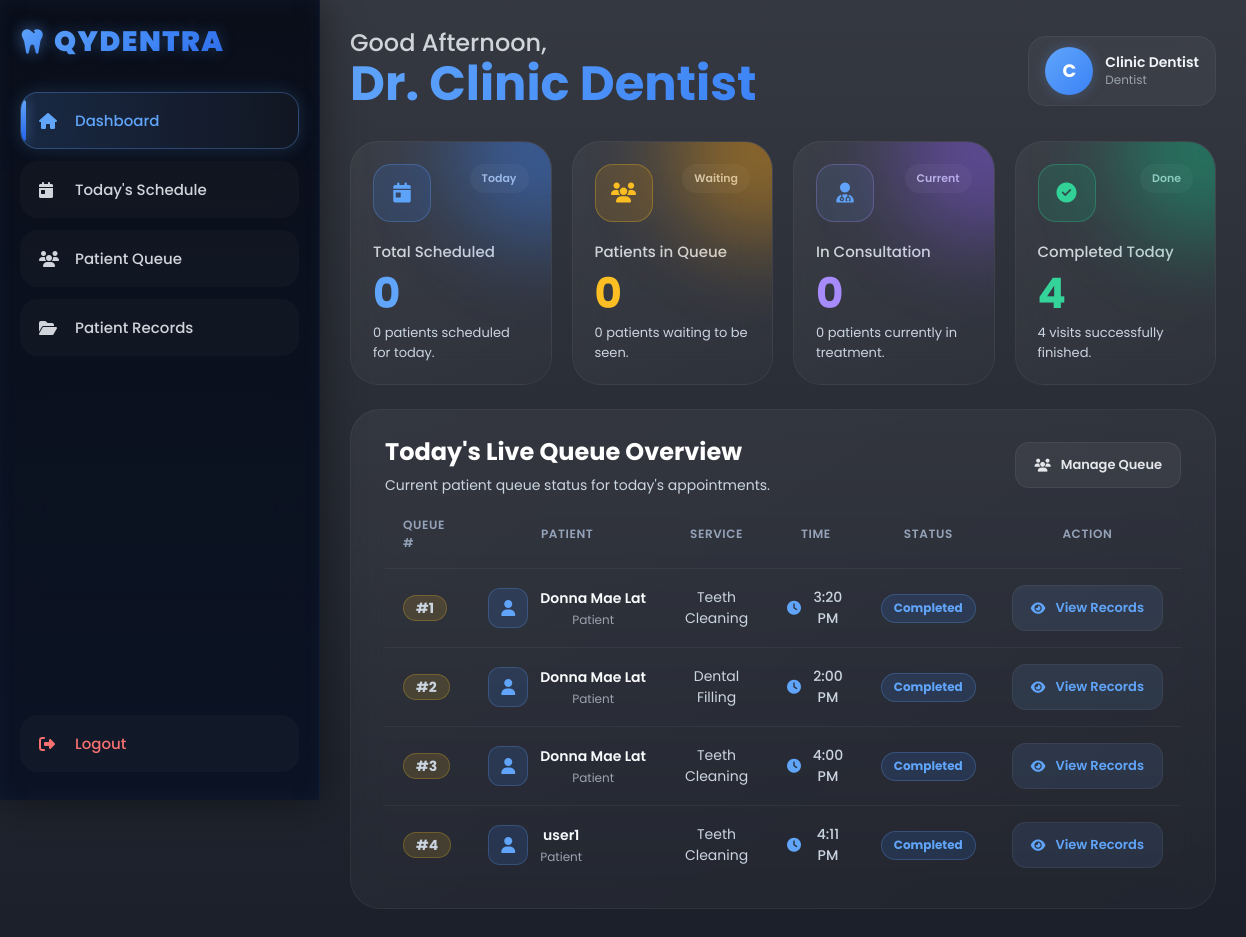
The page /dentist/dashboard.php (signed in) on the database its author committed.
### tables this page shows
CREATE TABLE `appointments` (
  `appointment_id` varchar(10) NOT NULL,
  `patient_id` varchar(10) DEFAULT NULL,
  `service_type` varchar(100) DEFAULT NULL,
  `service_desc` varchar(150) DEFAULT NULL,
  `appointment_date` date DEFAULT NULL,
  `appointment_time` varchar(50) DEFAULT NULL,
  `status` enum('Pending','Approved','In Progress','Completed','Cancelled') DEFAULT 'Pending',
  `queue_number` int(11) DEFAULT NULL,
  `notes` text DEFAULT NULL,
  `created_at` timestamp NOT NULL DEFAULT current_timestamp(),
  `dentist_notes` text DEFAULT NULL,
  `prescription` text DEFAULT NULL,
  `medical_history` text DEFAULT NULL,
  `odontogram_data` text DEFAULT NULL,
  PRIMARY KEY (`appointment_id`),
  KEY `patient_id` (`patient_id`),
  CONSTRAINT `appointments_ibfk_1` FOREIGN KEY (`patient_id`) REFERENCES `patients` (`patient_id`)
);

CREATE TABLE `patients` (
  `patient_id` varchar(10) NOT NULL,
  `full_name` varchar(100) NOT NULL,
  `email` varchar(100) NOT NULL,
  `password` varchar(255) NOT NULL,
  `role` varchar(50) DEFAULT 'patient',
  `profile_photo` text DEFAULT NULL,
  `phone_number` varchar(20) DEFAULT NULL,
  `created_at` timestamp NOT NULL DEFAULT current_timestamp(),
  `medical_history` text DEFAULT NULL,
  `odontogram_data` text DEFAULT NULL,
  PRIMARY KEY (`patient_id`),
  UNIQUE KEY `email` (`email`)
);

### dentist/dashboard.php (the view, shortened to what this page needs)
<?php
include("../includes/auth_check.php");
$todayQuery = mysqli_query($conn,"
SELECT COUNT(*) AS total
FROM appointments
WHERE appointment_date = CURDATE()
AND status IN ('Approved','In Progress')
");
$todayCount = mysqli_fetch_assoc($todayQuery)['total'];
$queueQuery = mysqli_query($conn,"
SELECT COUNT(*) AS total
FROM appointments
WHERE appointment_date = CURDATE()
AND status = 'Approved'
AND queue_number IS NOT NULL
");
$queueCount = mysqli_fetch_assoc($queueQuery)['total'];
$completedQuery = mysqli_query($conn,"
SELECT COUNT(*) AS total
FROM appointments
WHERE appointment_date = CURDATE()
AND status = 'Completed'
");
$completedCount = mysqli_fetch_assoc($completedQuery)['total'];
$inProgressQuery = mysqli_query($conn,"
SELECT COUNT(*) AS total
FROM appointments
WHERE appointment_date = CURDATE()
AND status = 'In Progress'
");
$inProgressCount = mysqli_fetch_assoc($inProgressQuery)['total'];
$recentQuery = mysqli_query($conn,"
SELECT a.*, p.full_name AS patient_name
FROM appointments a
JOIN patients p ON a.patient_id = p.patient_id
WHERE a.appointment_date = CURDATE()
AND a.status IN ('Approved', 'In Progress', 'Completed')
ORDER BY
  CASE WHEN a.status = 'In Progress' THEN 1
       WHEN a.status = 'Approved' THEN 2
       ELSE 3 END,
  a.queue_number ASC
LIMIT 7
");
?>
<?php include("../includes/dentist_header.php"); ?>
<body>
<?php include("../includes/dentist_sidebar.php"); ?>
<div class="main">
<?php include("../includes/dentist_topbar.php"); ?>
<div class="cards">
<div class="card hover-glow" onclick="window.location.href='schedule.php'">
<div class="card-top">
<div class="card-icon">
<i class="fa-solid fa-calendar-day"></i>
</div>
<div class="card-badge">Today</div>
</div>
<h3>Total Scheduled</h3>
<h1><?php echo $todayCount; ?></h1>
<p><?php echo $todayCount; ?> patient<?php echo ($todayCount != 1 ? 's' : ''); ?> scheduled for today.</p>
</div>
<div class="card hover-glow" onclick="window.location.href='queue.php'">
<div class="card-top">
<div class="card-icon">
<i class="fa-solid fa-users"></i>
</div>
<div class="card-badge">Waiting</div>
</div>
<h3>Patients in Queue</h3>
<h1><?php echo $queueCount; ?></h1>
<p><?php echo $queueCount; ?> patient<?php echo ($queueCount != 1 ? 's' : ''); ?> waiting to be seen.</p>
</div>
<div class="card hover-glow" onclick="window.location.href='queue.php'">
<div class="card-top">
<div class="card-icon" style="background: rgba(96, 165, 250, 0.1); color: #60a5fa;">
<i class="fa-solid fa-user-doctor"></i>
</div>
<div class="card-badge">Current</div>
</div>
<h3>In Consultation</h3>
<h1><?php echo $inProgressCount; ?></h1>
<p><?php echo $inProgressCount; ?> patient<?php echo ($inProgressCount != 1 ? 's' : ''); ?> currently in treatment.</p>
</div>
<div class="card hover-glow" onclick="window.location.href='records.php'">
<div class="card-top">
<div class="card-icon">
<i class="fa-solid fa-circle-check"></i>
</div>
<div class="card-badge">Done</div>
</div>
<h3>Completed Today</h3>
<h1><?php echo $completedCount; ?></h1>
<p><?php echo $completedCount; ?> visit<?php echo ($completedCount != 1 ? 's' : ''); ?> successfully finished.</p>
</div>
</div>
<div class="table-container hover-glow">
<div class="table-header">
<div>
<h2>Today's Live Queue Overview</h2>
<p>Current patient queue status for today's appointments.</p>
</div>
<button class="table-btn" onclick="window.location.href='queue.php'">
<i class="fa-solid fa-users"></i>
Manage Queue
</button>
</div>
<table>
<thead>
<tr>
    <th>Queue #</th>
    <th>Patient</th>
    <th>Service</th>
    <th>Time</th>
    <th>Status</th>
    <th>Action</th>
</tr>
</thead>
<tbody>
<?php if(mysqli_num_rows($recentQuery) > 0): ?>
<?php while($row = mysqli_fetch_assoc($recentQuery)): ?>
<tr>
<td>
<div class="queue-pill" style="<?php echo ($row['status'] == 'In Progress') ? 'background:rgba(96,165,250,0.15);color:#60a5fa;border-color:rgba(96,165,250,0.3);' : ''; ?>">
<?php echo !empty($row['queue_number']) ? '#'.$row['queue_number'] : '—'; ?>
</div>
</td>
<td>
<div class="service-info">
<div class="service-icon consultation">
<i class="fa-solid fa-user"></i>
</div>
<div>
<h4><?php echo htmlspecialchars($row['patient_name']); ?></h4>
<p>Patient</p>
</div>
</div>
</td>
<td><?php echo htmlspecialchars($row['service_type'] ?? $row['service'] ?? '—'); ?></td>
<td>
<div class="table-date">
<i class="fa-solid fa-clock"></i>
<?php echo date("g:i A", strtotime($row['appointment_time'])); ?>
</div>
</td>
<td>
<div class="status-pill <?php echo strtolower($row['status']); ?>">
<?php echo ucfirst($row['status']); ?>
</div>
</td>
<td>
<?php if($row['status'] == 'Approved' || $row['status'] == 'In Progress'): ?>
<a href="queue.php" class="table-btn" style="background:rgba(34,197,94,0.1); color:#22c55e;">
<i class="fa-solid fa-arrow-right"></i> Go to Queue
</a>
<?php else: ?>
<a href="records.php?patient_id=<?php echo urlencode($row['patient_id']); ?>" class="table-btn" style="background:rgba(96,165,250,0.1); color:#60a5fa;">
<i class="fa-solid fa-eye"></i> View Records
</a>
<?php endif; ?>
</td>
</tr>
<?php endwhile; ?>
<?php else: ?>
<tr>
<td colspan="6" style="text-align:center;padding:30px;">No appointments queued for today.</td>
</tr>
<?php endif; ?>
</tbody>
</table>
</div>
</div>
</body>
</html>

### assets/css/receptionist.css (style rules this page uses)
.status-pill { display: inline-flex !important; align-items: center !important; justify-content: center !important; padding: 6px 14px !important; border-radius: 999px !important; font-size: 12px !important; font-weight: 700 !important; white-space: nowrap !important; min-width: 90px !important; width: auto !important; height: auto !important; line-height: 1.4 !important; }
table { table-layout: auto !important; width: 100% !important; }
table th, table td { width: auto !important; }
.service-info { display: flex !important; align-items: center !important; gap: 12px !important; white-space: nowrap !important; min-width: 0 !important; }
.service-info > div:last-child { display: flex; flex-direction: column; min-width: 0; }
.service-info h4 { font-size: 14px !important; font-weight: 600 !important; color: #f8fafc !important; white-space: nowrap !important; overflow: hidden !important; text-overflow: ellipsis !important; margin-bottom: 2px !important; }
.service-info p { font-size: 12px !important; color: #9ca3af !important; white-space: nowrap !important; overflow: hidden !important; text-overflow: ellipsis !important; max-width: 180px !important; }
.service-icon { flex-shrink: 0 !important; width: 40px !important; height: 40px !important; border-radius: 12px !important; font-size: 16px !important; }
.status-pill { display: inline-flex !important; align-items: center !important; justify-content: center !important; padding: 5px 12px !important; border-radius: 999px !important; font-size: 12px !important; font-weight: 700 !important; white-space: nowrap !important; width: auto !important; height: auto !important; min-width: 80px !important; line-height: 1.4 !important; }
.queue-pill { display: inline-flex !important; align-items: center !important; justify-content: center !important; width: auto !important; height: auto !important; padding: 5px 12px !important; border-radius: 20px !important; white-space: nowrap !important; position: static !important; }
table td { padding: 18px 16px !important; vertical-align: middle !important; }
table th { padding: 0 16px 16px !important; }
table td { padding: 16px 18px !important; vertical-align: middle !important; }
table th { padding: 0 18px 16px !important; vertical-align: middle !important; }
table td:first-child, table th:first-child { text-align: left !important; }
table td:not(:first-child), table th:not(:first-child) { text-align: center !important; }
table td:last-child { text-align: center !important; }
table th, table td, .table-container p, .table-header p, .card p, .service-info p, .table-date, .queue-pill, .empty-state p { color: #cbd5e1; }
table th { color: #94a3b8; }

### rows shown on the page
appointments: queue_number "1", patient.full_name "Donna Mae Lat", service_type "Teeth Cleaning", appointment_time "3:20 PM", status "Completed"
appointments: queue_number "2", patient.full_name "Donna Mae Lat", service_type "Dental Filling", appointment_time "2:00 PM", status "Completed"
appointments: queue_number "3", patient.full_name "Donna Mae Lat", service_type "Teeth Cleaning", appointment_time "4:00 PM", status "Completed"
appointments: queue_number "4", patient.full_name "user1", service_type "Teeth Cleaning", appointment_time "4:11 PM", status "Completed"

### other values the page prints
$greeting "Good Afternoon"
$name "Clinic Dentist"
$initial "C"
$todayCount "0"
$queueCount "0"
$inProgressCount "0"
$completedCount "4"
